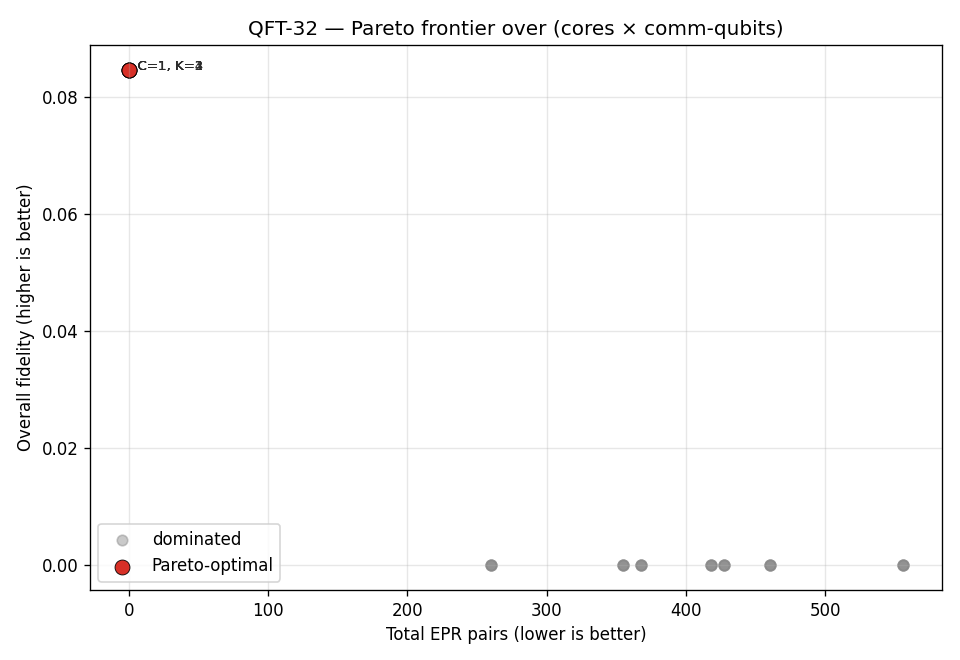

The Python source for this figure:
"""
DSE example #2 — 2-D architectural sweep with Pareto frontier.

Sweeps the design space ``(num_cores × communication_qubits)`` for a fixed
QFT circuit, then plots the Pareto frontier in (EPR pairs vs. overall
fidelity) — the textbook DSE output: which (cores, K) configurations are
not dominated by any other?

Each cell of the grid runs a fresh cold compilation, so this script
takes longer than the 1-D example. Reduce the bounds (or the engine's
``MAX_COLD_COMPILATIONS``) for a quick smoke test.

Run::

    python examples/dse_2d_pareto.py
"""

from __future__ import annotations

import matplotlib.pyplot as plt
import numpy as np

from qusim.analysis import pareto_front
from qusim.dse import DSEEngine, NOISE_DEFAULTS, SweepProgress


NUM_QUBITS = 32


def main() -> None:
    engine = DSEEngine()

    cold_config = {
        "circuit_type": "qft",
        "num_qubits": NUM_QUBITS,
        "num_cores": 1,                    # overridden by sweep_axes
        "topology_type": "ring",
        "intracore_topology": "all_to_all",
        "placement_policy": "spectral",
        "routing_algorithm": "hqa_sabre",
        "seed": 0,
        "communication_qubits": 1,         # overridden by sweep_axes
        "buffer_qubits": 1,
    }

    def progress(p: SweepProgress) -> None:
        print(f"  [{p.completed}/{p.total}] cold {p.cold_completed}/{p.cold_total}")

    # Cold-path axes use (low, high) integer endpoints; the engine clamps to
    # the per-axis budget derived from MAX_COLD_COMPILATIONS.
    sweep = engine.sweep_nd(
        cached=None,
        sweep_axes=[
            ("num_cores",            1, 8),
            ("communication_qubits", 1, 4),
        ],
        fixed_noise=dict(NOISE_DEFAULTS),
        cold_config=cold_config,
        progress_callback=progress,
        parallel=True,
        max_workers=2,
    )
    print(f"Sweep complete: shape={sweep.shape}, total={sweep.total_points} points")

    # pareto_front works directly on the SweepResult.
    front = pareto_front(
        sweep,
        objective_x="total_epr_pairs",   # minimise
        objective_y="overall_fidelity",  # maximise
    )

    x = front["x"]
    y = front["y"]
    mask = front["mask"]

    fig, ax = plt.subplots(figsize=(8, 5.5))
    ax.scatter(x[~mask], y[~mask], s=40, alpha=0.45, color="#888888",
               label="dominated")
    ax.scatter(x[mask], y[mask], s=80, color="#d73027",
               edgecolors="black", linewidths=0.5, label="Pareto-optimal")

    # Annotate Pareto points with their (cores, K) coordinates.
    for i in np.where(mask)[0]:
        cores = int(front["axes"]["num_cores"][i])
        comm = int(front["axes"]["communication_qubits"][i])
        ax.annotate(
            f"  C={cores}, K={comm}",
            (x[i], y[i]),
            fontsize=8,
            color="#2B2B2B",
        )

    ax.set_xlabel("Total EPR pairs (lower is better)")
    ax.set_ylabel("Overall fidelity (higher is better)")
    ax.set_title(
        f"QFT-{NUM_QUBITS} — Pareto frontier over (cores × comm-qubits)"
    )
    ax.grid(True, alpha=0.3)
    ax.legend(loc="lower left")
    fig.tight_layout()

    out = "examples/dse_2d_pareto.png"
    fig.savefig(out, dpi=120)
    print(f"Wrote {out} — {int(mask.sum())} Pareto-optimal configurations")


if __name__ == "__main__":
    main()
